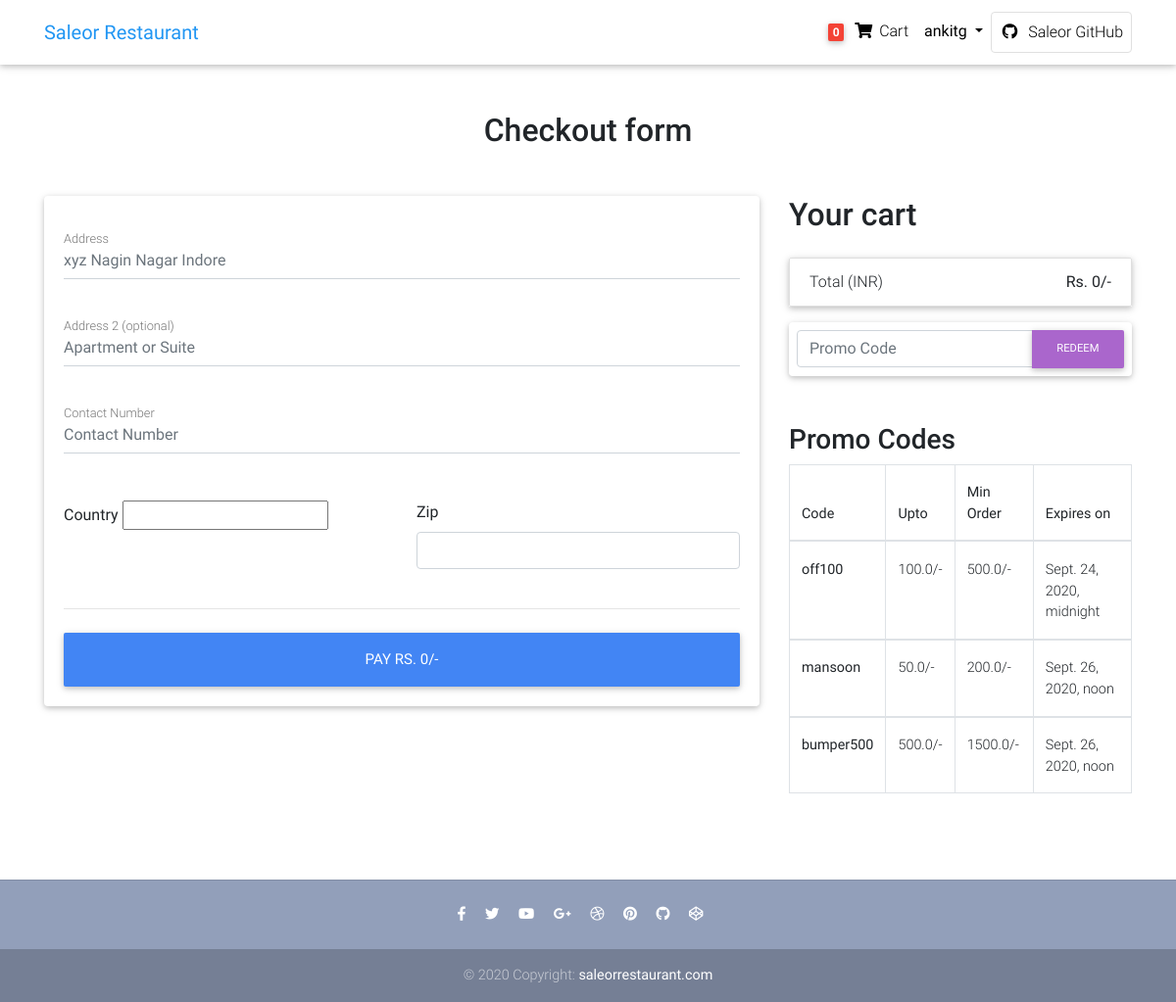
Page /checkout/ (signed in) on the earlier database version.
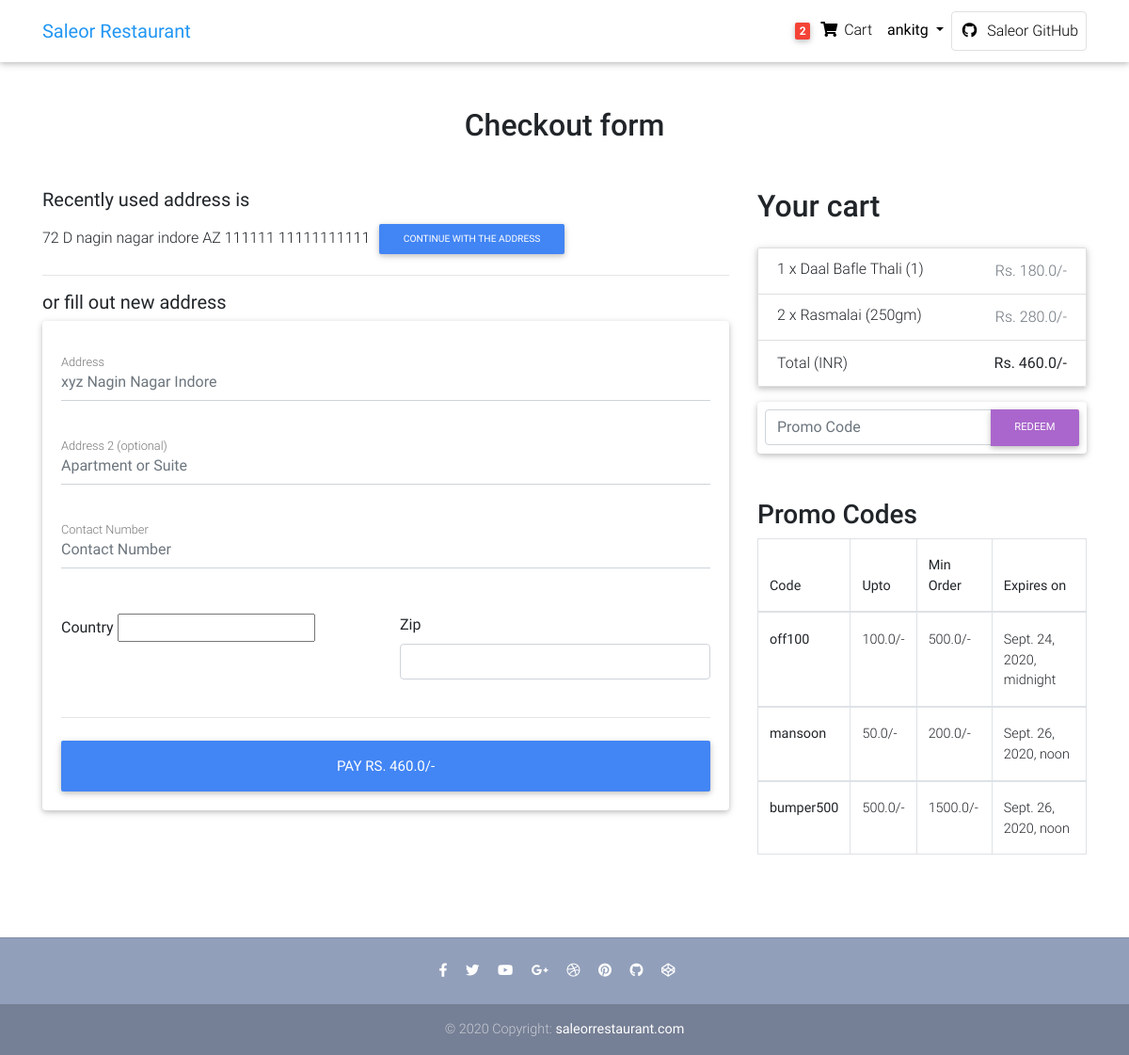
Same page on the later database version.
### restaurant/models.py (models this page shows, shortened)
class Order(models.Model):
    user = models.ForeignKey(settings.AUTH_USER_MODEL, on_delete=models.CASCADE)
    ref_code = models.CharField(max_length=20, blank=True, null=True)
    items = models.ManyToManyField(OrderItem)
    order_date = models.DateTimeField()
    ordered = models.BooleanField(default=False)
    billing_address = models.ForeignKey('BillingAddress', on_delete=models.SET_NULL, blank=True, null=True)
    payment = models.ForeignKey('Payment', on_delete=models.SET_NULL, blank=True, null=True)
    coupon = models.ForeignKey('Coupon', on_delete=models.SET_NULL, blank=True, null=True)
    status = models.CharField(max_length=50, choices=order_status, default='not_accepted')
    refund_requested = models.BooleanField(default=False)
    refund_granted = models.BooleanField(default=False)
    refund_completed = models.BooleanField(default=False)
    def get_total(self):
        total = 0
        for order_item in self.items.all():
            total += order_item.get_final_price()
        if self.coupon:
            total -= self.coupon.amount
        return total

class Coupon(models.Model):
    code = models.CharField(max_length=15)
    amount = models.FloatField()
    min_order_value = models.FloatField(default=10, null=True, blank=True)
    expire_in = models.DateTimeField()

class BillingAddress(models.Model):
    user = models.ForeignKey(settings.AUTH_USER_MODEL, on_delete=models.CASCADE)
    street_address = models.CharField(max_length=100)
    apartment_address = models.CharField(max_length=100)
    contact_no = models.BigIntegerField(blank=True, null=True)
    country = CountryField(multiple=False)
    zipcode = models.CharField(max_length=10)
    class Meta:
        verbose_name_plural = 'Addresses'

class OrderItem(models.Model):
    user = models.ForeignKey(settings.AUTH_USER_MODEL, on_delete=models.CASCADE)
    item = models.ForeignKey(Item, on_delete=models.CASCADE)
    cartitem = models.IntegerField(default=1)
    ordered = models.BooleanField(default=False)
    def get_total_item_discount_price(self):
        return self.cartitem * self.item.discount_price
    def get_final_price(self):
        if self.item.discount_price:
            return self.get_total_item_discount_price()
        return self.get_total_item_price()

class Item(models.Model):
    title = models.CharField(max_length=100)
    price = models.FloatField()
    discount_price = models.FloatField(blank=True, null=True)
    veg_or_nonveg = models.CharField(choices=dish_type, max_length=20)
    quantity = models.CharField(choices=quantity, max_length=20)
    image_url = models.URLField()
    slug = models.SlugField()

### restaurant/views.py (the view, shortened to what this page needs)
# urls.py: path('checkout/', views.CheckoutView.as_view(), name="checkOut"),
class CheckoutView(LoginRequiredMixin, View):
    def get(self, *args, **kwargs):
        try:
            form = CheckoutForm()
            coupons = Coupon.objects.all()
            order = Order.objects.get(user=self.request.user, ordered=False)
            context = {
                'form': form,
                'order': order,
                'couponform': CouponForm(),
                'coupons': coupons
            }
            oldaddress = BillingAddress.objects.filter(user=self.request.user)
            if oldaddress.exists():
                context.update({'oldaddress': oldaddress[0]})
            return render(self.request, 'restaurant/checkout-page.html', context)
        except ObjectDoesNotExist:
            messages.warning(
                self.request, 'please add some items to your cart before checkout')
            return redirect('restaurant:homePage')

### restaurant/forms.py
class CheckoutForm(forms.Form):
    street_address = forms.CharField(widget=forms.TextInput(attrs={
        'placeholder': 'xyz Nagin Nagar Indore',
        'class':'form-control'
    }))
    apartment_address = forms.CharField(required=False, widget=forms.TextInput(attrs={
        'placeholder': 'Apartment or Suite',
        'class':'form-control'
    }))
    contact_no = forms.IntegerField(widget=forms.TextInput(attrs={
        'placeholder': 'Contact Number',
        'class':'form-control'
    }))
    country = CountryField(blank_label='(Select Country)').formfield(
        widget=CountrySelectWidget(attrs={
            'class': 'custom-select d-block w-100'
    }))
    zipcode = forms.CharField(widget=forms.TextInput(attrs={
        'class': 'form-control',
    }))

class CouponForm(forms.Form):
    code = forms.CharField(widget=forms.TextInput(attrs={
        'placeholder': 'Promo Code',
        'class':'form-control',
        'aria-label':"Recipient's username",
        'aria-describedby':"basic-addon2"
    }))

### restaurant/templatetags/cart_template_tags.py (called while the page is built)
@register.filter
def cart_item_count(user):
    if user.is_authenticated:
        queryset = Order.objects.filter(user=user, ordered=False)
        if queryset.exists():
            return queryset[0].items.count()
    return 0

### templates/restaurant/checkout-page.html (shortened to what this page needs)
{% extends 'base.html' %}
{% block body %}
{% load crispy_forms_tags %}
<main>
  <div class="container wow fadeIn">
    <h2 class="my-5 h2 text-center">Checkout form</h2>
    <div class="row">
      <div class="col-md-8 mb-4">
        {% if oldaddress %}
        <h5><b> Recently used address is</b></h5>
        <form action="{% url 'restaurant:save_addr' %}" method="POST">{% csrf_token %}
        {{ oldaddress.street_address }} {{oldaddress.apartment_address}} {{oldaddress.country}}
          {{oldaddress.zipcode}} {{oldaddress.contact_no}}
          <button type="submit" class="btn btn-primary btn-sm">Continue with the address</button></p>
          <hr>
        <h5><b> or fill out new address</b></h5>
        </form>
        {% endif %}
        <div class="card">
          <form class="card-body" method="POST">
            <div class="md-form mb-5">
              {{form.street_address}}
              <label for="address" class="">Address</label>
            </div>
            <div class="md-form mb-5">
              {{form.apartment_address}}
              <label for="address-2" class="">Address 2 (optional)</label>
            </div>
            <div class="md-form mb-5">
              {{form.contact_no}}
              <label for="contact_no" class="">Contact Number</label>
            </div>
            <div class="row">
              <div class="col-lg-6 col-md-12 mb-4">
                <label for="country">Country</label>
                {{ form.country }}
              </div>
              <div class="col-lg-6 col-md-6 mb-4">
                <label for="zip">Zip</label>
                {{form.zipcode}}
              </div>
            </div>
            <hr class="mb-4">
            <form action="{% url 'restaurant:checkOut' %}" method="POST">{% csrf_token %}
              <button class="btn btn-primary btn-lg btn-block" type="submit">Pay Rs. {{order.get_total}}/-</button>
            </form>
          </form>
        </div>
      </div>
      <div class="col-md-4 mb-4">
        <h4 class="d-flex justify-content-between align-items-center mb-3">
          <span class="h2">Your cart</span>
        </h4>
        <ul class="list-group mb-3 z-depth-1">
          {% for order_item in order.items.all %}
          <li class="list-group-item d-flex justify-content-between lh-condensed">
            <div>
              <h6 class="my-0">{{ order_item.cartitem }} x {{ order_item.item.title}} ({{order_item.item.quantity}})
              </h6>
            </div>
            <span class="text-muted"> Rs. {{ order_item.get_final_price }}/-</span>
          </li>
          {% endfor %}
          <li class="list-group-item d-flex justify-content-between">
            <span>Total (INR)</span>
            <strong>Rs. {{order.get_total}}/-</strong>
          </li>
        </ul>
        <form class="card p-2" action="{% url 'restaurant:add-coupon' %}" method="POST">
          <div class="input-group">
            {{couponform.code}}
            <div class="input-group-append">
              <button class="btn btn-secondary btn-md waves-effect m-0" type="submit">Redeem</button>
            </div>
          </div>
        </form>
        <h4 class="mt-5 h3">Promo Codes</h4>
        <section class="mb-4 mt-2">
          <div class="row fadeIn wow">
              <div class="col-sm-12 col-lg-12">
                  <table class="table table-bordered">
                      <thead>
                        <tr>
                          <th scope="col">Code</th>
                          <th scope="col">Upto</th>
                          <th scope="col">Min Order</th>
                          <th scope="col">Expires on</th>
                        </tr>
                      </thead>
                      {% for coupon in coupons %}
                      <tbody>
                        <tr>
                          <td><b>{{coupon.code}}</b></td>
                          <td>{{coupon.amount}}/-</td>
                          <td>{{coupon.min_order_value}}/-</td>
                          <td>{{coupon.expire_in}}</td>
                        </tr>
                      </tbody>
                      {% endfor %}
                    </table>
              </div>
          </div>
      </section>
      </div>
    </div>
  </div>
</main>
{% endblock body %}

### templates/base.html (shortened to what this page needs)
<!DOCTYPE html>
<html lang="en">
{% load static %}
{% load cart_template_tags %}
{% load socialaccount %}
<head>
  <link rel="stylesheet" href="https://use.fontawesome.com/releases/v5.11.2/css/all.css">
  <link href="{% static 'css/bootstrap.min.css' %}" rel="stylesheet">
  <link href="{% static 'css/mdb.min.css' %}" rel="stylesheet">
  <link href="{% static 'css/style.min.css' %}" rel="stylesheet">
</head>
<body>
  <nav class="navbar navbar-expand-lg navbar-light white scrolling-navbar">
    <div class="container">
      <a class="navbar-brand waves-effect" href="{% url 'restaurant:homePage' %}">
        <strong class="blue-text">Saleor Restaurant</strong>
      </a>
      <div class="collapse navbar-collapse" id="navbarSupportedContent">
        <ul class="navbar-nav">
          {% if request.user.is_authenticated %}
          <li class="nav-item">
            <a class="nav-link" href="{% url 'restaurant:order-summary' %}">
              <span class="badge red z-depth-1 mr-1"> {{request.user|cart_item_count}} </span>
              <i class="fas fa-shopping-cart"></i>
              <span class="clearfix"> Cart </span>
            </a>
          </li>
          <li class="nav-item">
            <div class="dropdown show">
              <a class="nav-link dropdown-toggle" href="#" role="button" id="dropdownMenuLink" data-toggle="dropdown"
                aria-haspopup="true" aria-expanded="false">
                <b>{{request.user.username}}</b>
              </a>
            </div>
          </li>
          {% endif %}
          <li class="nav-item">
            <a href="https://github.com/ankitgadewal/Saleor_Restaurant_Django"
              class="nav-link border border-light rounded waves-effect" target="_blank">
              <i class="fab fa-github mr-2"></i>Saleor GitHub
            </a>
          </li>
        </ul>
      </div>
    </div>
  </nav>
  {% block body %}
  {% endblock body %}
  <footer class="page-footer text-center font-small mt-4 wow fadeIn">
    <hr class="my-4">
    <div class="pb-4">
      <a href="#" target="_blank">
        <i class="fab fa-facebook-f mr-3"></i>
      </a>
      <a href="#" target="_blank">
        <i class="fab fa-twitter mr-3"></i>
      </a>
      <a href="#" target="_blank">
        <i class="fab fa-youtube mr-3"></i>
      </a>
      <a href="#" target="_blank">
        <i class="fab fa-google-plus-g mr-3"></i>
      </a>
      <a href="#" target="_blank">
        <i class="fab fa-dribbble mr-3"></i>
      </a>
      <a href="#" target="_blank">
        <i class="fab fa-pinterest mr-3"></i>
      </a>
      <a href="#" target="_blank">
        <i class="fab fa-github mr-3"></i>
      </a>
      <a href="#" target="_blank">
        <i class="fab fa-codepen mr-3"></i>
      </a>
    </div>
    <div class="footer-copyright py-3">
      © 2020 Copyright:
      <a href="/"><b>saleorrestaurant.com</b> </a>
    </div>
  </footer>
  {% load static %}
</body>
</html>

### templates/base.html (style rules this page uses)
html, body, header, .carousel { height: 60vh; }

Differences in the rows shown:
added BillingAddress: street_address "72 D nagin nagar indore", country "AZ", zipcode "111111", contact_no "11111111111"
changed Order: get_total "0" → "460.0"
added OrderItem: cartitem "1", item "Daal Bafle Thali", item.quantity "1", get_final_price "180.0"
added OrderItem: cartitem "2", item "Rasmalai", item.quantity "250gm", get_final_price "280.0"
Other differences:
{{ request.user|cart_item_count }}: "0" → "2"
text now shown: "Recently used address is CONTINUE WITH THE ADDRESS or fill out new address"
